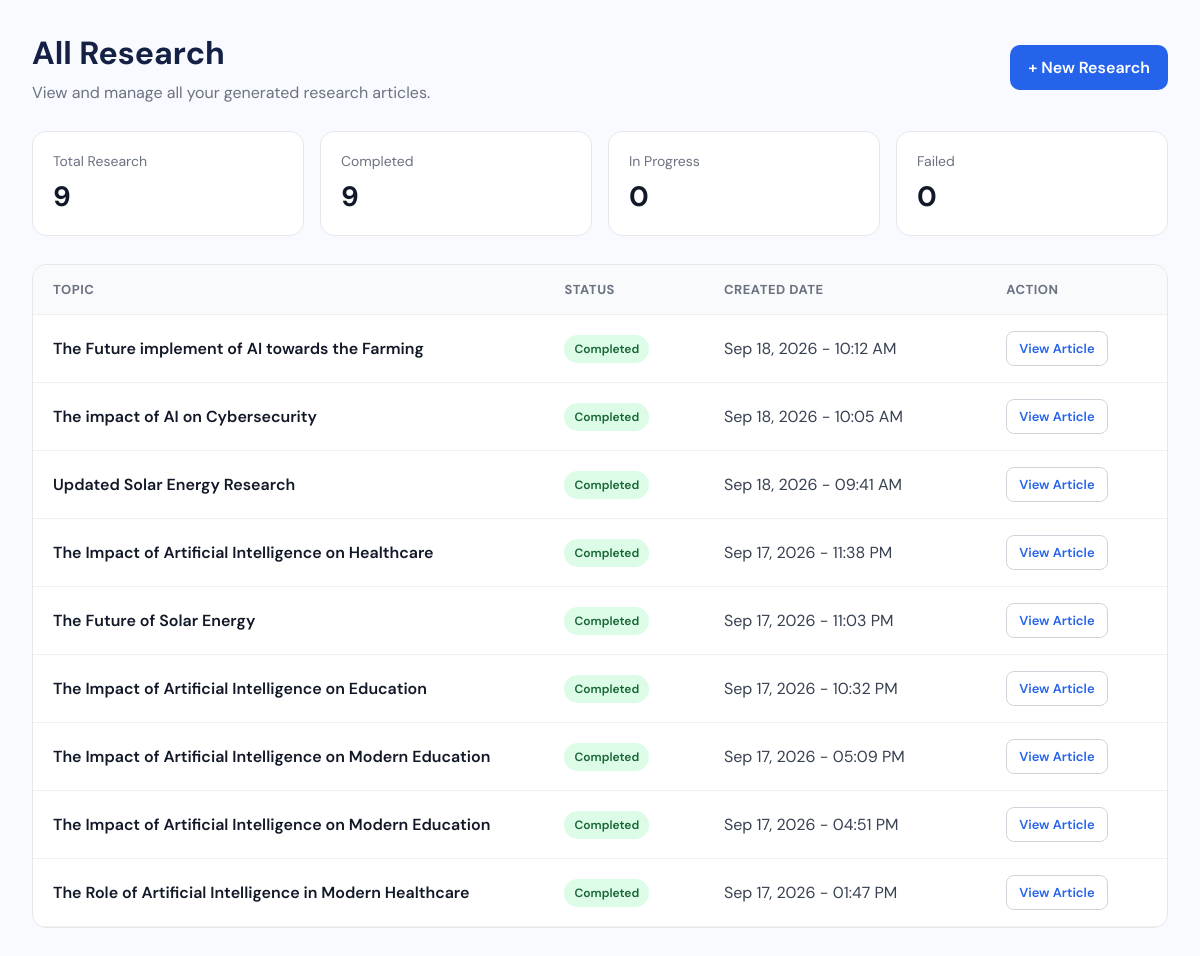
Screenshot of /research/ with the database file from the repository.
### research/models.py (models this page shows, shortened)
class Research(models.Model):
    LENGTH_CHOICES = [
        ("short", "Short"),
        ("medium", "Medium"),
        ("long", "Long"),
    ]
    TONE_CHOICES = [
        ("professional", "Professional"),
        ("casual", "Casual"),
        ("academic", "Academic"),
        ("friendly", "Friendly"),
    ]
    STATUS_CHOICES = [
          ("pending", "Pending"),
          ("in_progress", "In Progress"),
          ("completed", "Completed"),
          ("failed", "Failed"),
    ]
    STAGE_CHOICES = [
        ("research", "Research Agent"),
        ("planning", "Planning Agent"),
        ("writing", "Writing Agent"),
        ("completed", "Completed"),
        ("failed", "Failed"),
    ]
    topic = models.CharField(max_length=255)
    instructions = models.TextField(blank=True, default="")
    article_length = models.CharField(
        max_length=20,
        choices=LENGTH_CHOICES,
        default="medium",
    )
    tone = models.CharField(
        max_length=20,
        choices=TONE_CHOICES,
        default="professional",
    )
    status = models.CharField(
        max_length=20,
        choices=STATUS_CHOICES,
        default="in_progress",
    )
    current_stage = models.CharField(
        max_length=20,
        choices=STAGE_CHOICES,
        default="research",
    )
    created_at = models.DateTimeField(auto_now_add=True)
    class Meta:
        ordering = ["-created_at"]

### research/views.py (the view)
def all_research(request):
    researches = Research.objects.all().order_by("-created_at")
    context = {
        "researches": researches,
        "total_count": researches.count(),
        "completed_count": researches.filter(
            status="completed"
        ).count(),
        "in_progress_count": researches.filter(
            status="in_progress"
        ).count(),
        "failed_count": researches.filter(
            status="failed"
        ).count(),
    }
    return render(
        request,
        "all_research.html",
        context,
    )

### templates/all_research.html (shortened to what this page needs)
<!DOCTYPE html>
<html lang="en">
<head>
    <link rel="stylesheet" href="/static/css/style.css">
</head>
<body>
    <div class="history-container">
        <div class="history-header">
            <div>
                <h1>All Research</h1>
                <p>View and manage all your generated research articles.</p>
            </div>
            <a href="{% url 'new_research' %}" class="new-research-btn">
                + New Research
            </a>
        </div>
        <div class="stats-grid">
            <div class="stat-card">
                <div class="stat-label">Total Research</div>
                <div class="stat-value">{{ total_count }}</div>
            </div>
            <div class="stat-card">
                <div class="stat-label">Completed</div>
                <div class="stat-value">{{ completed_count }}</div>
            </div>
            <div class="stat-card">
                <div class="stat-label">In Progress</div>
                <div class="stat-value">{{ in_progress_count }}</div>
            </div>
            <div class="stat-card">
                <div class="stat-label">Failed</div>
                <div class="stat-value">{{ failed_count }}</div>
            </div>
        </div>
        <div class="history-card">
            {% if researches %}
                <div class="table-wrapper">
                    <table class="history-table">
                        <thead>
                            <tr>
                                <th>Topic</th>
                                <th>Status</th>
                                <th>Created Date</th>
                                <th>Action</th>
                            </tr>
                        </thead>
                        <tbody>
                            {% for research in researches %}
                                <tr>
                                    <td class="topic-cell">
                                        {{ research.topic }}
                                    </td>
                                    <td>
                                        <span class="status-badge status-{{ research.status|slugify }}">
                                            {{ research.status|title }}
                                        </span>
                                    </td>
                                    <td>
                                        {{ research.created_at|date:"M d, Y - h:i A" }}
                                    </td>
                                    <td>
                                        {% if research.status == "completed" %}
                                            <a
                                                href="{% url 'result' research.id %}"
                                                class="view-btn"
                                            >
                                                View Article
                                            </a>
                                        {% endif %}
                                    </td>
                                </tr>
                            {% endfor %}
                        </tbody>
                    </table>
                </div>
            {% else %}
                <div class="empty-state">
                    <h3>No research found</h3>
                    <p>Start your first research article to see it here.</p>
                </div>
            {% endif %}
        </div>
    </div>
</body>
</html>

### static/css/style.css (style rules this page uses)
:root { --primary: #5146e5; --primary-dark: #26358f; --text: #142044; --muted: #7180a3; --border: #e7ebf5; --background: #f8faff; --white: #ffffff; --purple-soft: #f0efff; --blue-soft: #edf5ff; --green-soft: #e8faf4; --shadow: 0 8px 30px rgba(45, 63, 120, 0.06); }
* { margin: 0; padding: 0; box-sizing: border-box; }
body { font-family: "DM Sans", sans-serif; background: var(--background); color: var(--text); min-height: 100vh; }
a { text-decoration: none; color: inherit; }
.status-badge { display: inline-flex; align-items: center; gap: 5px; border-radius: 20px; padding: 5px 9px; font-size: 10px; font-weight: 600; }

### templates/all_research.html (style rules this page uses)
.history-container { max-width: 1200px; margin: 0 auto; padding: 32px; }
.history-header { display: flex; justify-content: space-between; align-items: center; gap: 20px; margin-bottom: 28px; }
.history-header h1 { margin-bottom: 8px; }
.history-header p { color: #6b7280; }
.new-research-btn { text-decoration: none; padding: 12px 18px; border-radius: 10px; background: #2563eb; color: white; font-weight: 600; }
.stats-grid { display: grid; grid-template-columns: repeat(4, 1fr); gap: 16px; margin-bottom: 28px; }
.stat-card { background: white; border: 1px solid #e5e7eb; border-radius: 14px; padding: 20px; }
.stat-label { color: #6b7280; font-size: 14px; margin-bottom: 8px; }
.stat-value { font-size: 28px; font-weight: 700; color: #111827; }
.history-card { background: white; border: 1px solid #e5e7eb; border-radius: 14px; overflow: hidden; }
.table-wrapper { overflow-x: auto; }
.history-table { width: 100%; border-collapse: collapse; }
.history-table th, .history-table td { padding: 16px 20px; text-align: left; border-bottom: 1px solid #f0f0f0; white-space: nowrap; }
.history-table th { background: #f9fafb; color: #6b7280; font-size: 13px; text-transform: uppercase; letter-spacing: 0.04em; }
.history-table td { color: #374151; }
.topic-cell { min-width: 280px; max-width: 400px; white-space: normal !important; font-weight: 600; color: #111827 !important; }
.status-badge { display: inline-flex; align-items: center; padding: 6px 10px; border-radius: 999px; font-size: 12px; font-weight: 600; text-transform: capitalize; }
.status-completed { background: #dcfce7; color: #166534; }
.view-btn { display: inline-block; padding: 8px 12px; border: 1px solid #d1d5db; border-radius: 8px; text-decoration: none; color: #2563eb; font-size: 13px; font-weight: 600; }

### rows the page displays
Research: topic "The Future implement of AI towards the Farming", status "Completed", created_at "Sep 18, 2026 - 10:12 AM", shows "View Article"
Research: topic "The impact of AI on Cybersecurity", status "Completed", created_at "Sep 18, 2026 - 10:05 AM", shows "View Article"
Research: topic "Updated Solar Energy Research", status "Completed", created_at "Sep 18, 2026 - 09:41 AM", shows "View Article"
Research: topic "The Impact of Artificial Intelligence on Healthcare", status "Completed", created_at "Sep 17, 2026 - 11:38 PM", shows "View Article"
Research: topic "The Future of Solar Energy", status "Completed", created_at "Sep 17, 2026 - 11:03 PM", shows "View Article"
Research: topic "The Impact of Artificial Intelligence on Education", status "Completed", created_at "Sep 17, 2026 - 10:32 PM", shows "View Article"
Research: topic "The Impact of Artificial Intelligence on Modern Education", status "Completed", created_at "Sep 17, 2026 - 05:09 PM", shows "View Article"
Research: topic "The Impact of Artificial Intelligence on Modern Education", status "Completed", created_at "Sep 17, 2026 - 04:51 PM", shows "View Article"
Research: topic "The Role of Artificial Intelligence in Modern Healthcare", status "Completed", created_at "Sep 17, 2026 - 01:47 PM", shows "View Article"

### other values shown
{{ total_count }} "9"
{{ completed_count }} "9"
{{ in_progress_count }} "0"
{{ failed_count }} "0"
